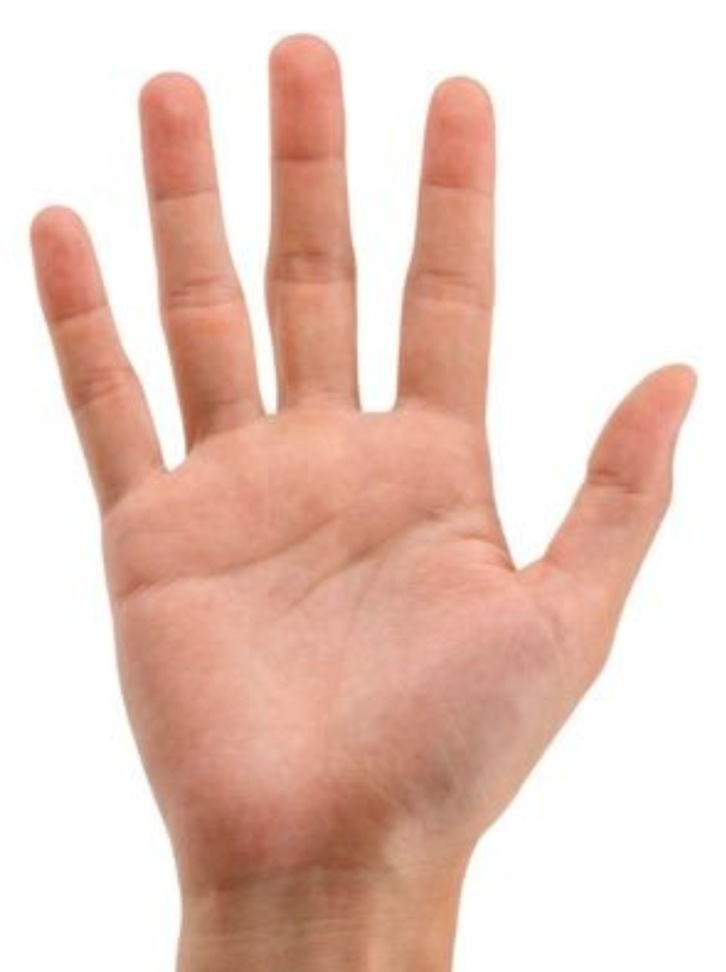
#> input picture palm2.jpg, 726 x 972 px, shrunk from 846 x 1132 before the run
$ jupyter execute tutorial1_stationary_fingertip_tracking.ipynb   (shell and % lines are left out)   (Python 2 division)   (older library calls are emulated)
#> lines starting #> are read from the running program, lines starting #| are printed output that depends on the picture; after the words box and inside, x2 and y2 are one past the last pixel; in counts of white or black regions, pixels touching at a corner belong together
#> further down, img is the input picture: shape (972, 726, 3); mean B, G, R 193.7, 204.4, 233.5
### helpers.py
import numpy as np
import matplotlib.pyplot as plt
import cv2

# helper functions

# convienient way to display inline images
def imshow(img, title = ''):
    # hide the x and y axis for images
    plt.axis('off')
    # RGB images are actually BGR in OpenCV, so convert before displaying
    if len(img.shape) == 3:
        plt.imshow(cv2.cvtColor(img, cv2.COLOR_BGR2RGB))
    # otherwise, assume it's grayscale and just display it
    else:
        plt.imshow(img)
    # add a title if specified
    plt.title(title)
    plt.show()


# [2 lines that do not run on import are left out]

### tutorial1_stationary_fingertip_tracking.ipynb
#### Prepared by: Yerbol Aussat
#### CS-889. University of Waterloo

# K-Curvature Finger Tracking

[cell 1]
# Import necessary libraries and helper functions
import numpy as np
import matplotlib.pyplot as plt
import cv2
import random
from helpers import imshow

[cell 2]
# Method that generates mask that segments out skin regions
def segment_skin_hsv(img):
    # Convert image to HSV
    hsv = cv2.cvtColor(img,cv2.COLOR_BGR2HSV)
#> hsv: shape (972, 726, 3); mean H, S, V 10.2, 49, 233.6

    # define range of hsv (for skin color)
    min_HSV = np.array([0, 58, 30], dtype = "uint8")
    max_HSV = np.array([33, 255, 255], dtype = "uint8")

    # create a mask and clean it up
    mask = cv2.inRange(hsv, min_HSV, max_HSV)
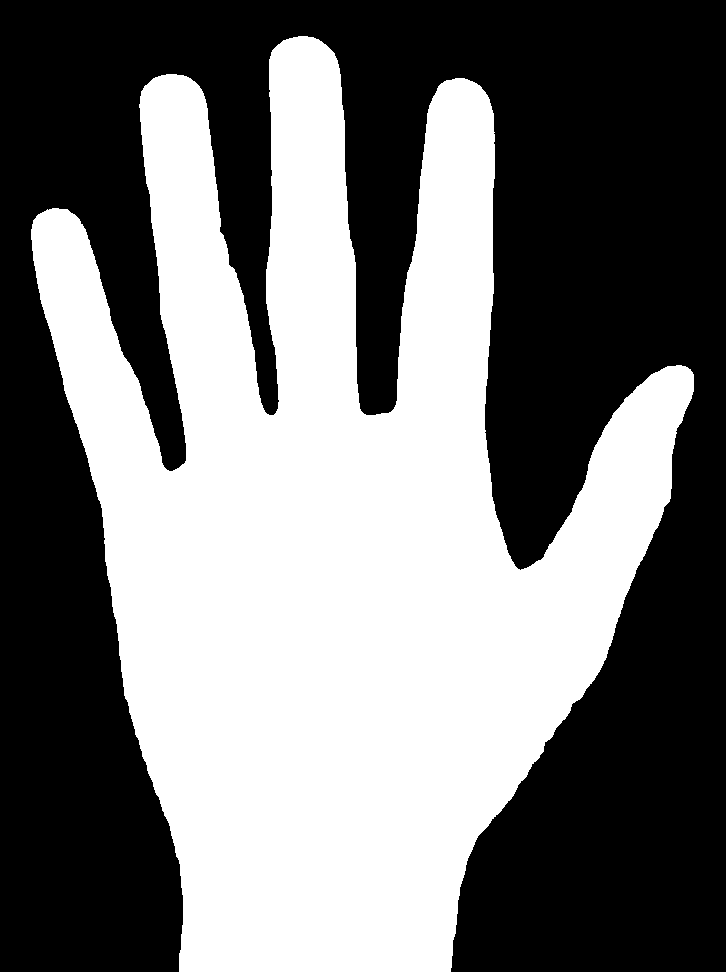
#> mask: shape (972, 726); 46.2% white; 1 white region, box (x1, y1, x2, y2) and area: (31, 36, 694, 972) 326289
    mask = cv2.morphologyEx(mask, cv2.MORPH_CLOSE, None, iterations = 5)
#> mask: shape (972, 726); 46.3% white; 1 white region, box (x1, y1, x2, y2) and area: (31, 36, 694, 972) 326378
    mask = cv2.morphologyEx(mask, cv2.MORPH_OPEN, None, iterations = 5)
#> mask: shape (972, 726); 46.2% white; 1 white region, box (x1, y1, x2, y2) and area: (31, 37, 694, 972) 326341
    mask = cv2.medianBlur(mask, 5)
#> mask: shape (972, 726); 46.2% white; 1 white region

    return mask

[cell 3]
def getHandContours(mask):
    # Get the contour of the hand and draw it on the original image
    im2, contours, hierarchy = cv2.findContours(mask, cv2.RETR_EXTERNAL, cv2.CHAIN_APPROX_NONE)
#> contours = 1 contour; box (x1, y1, x2, y2) and area: (31, 37, 694, 972) 324042

    # Calculate areas
    areas = [cv2.contourArea(cont) for cont in contours]
#> areas = [324042]

    # Only keep the largest contour
    if len(contours) == 0:
        return
    cnt = contours[np.argmax(areas)]
#> cnt = contour of 4618 points, box (x1, y1, x2, y2) (31, 37, 694, 972), area 324042
    return cnt

## Note: CHAIN_APPROX_SIMPLE parameter of findContours method doesn't return uniformly spaced points. Use CHAIN_APPROX_NONE instead.

[cell 4]
# Import the original image
img = cv2.imread('palm2.jpg')

mask = segment_skin_hsv(img) # Mask that segments skin regions
cnt = getHandContours(mask) # Hand Contour

# Draw contour
for index in range(len(cnt)):
    cv2.circle(img, tuple(cnt[index][0]), 1, (0, 0, 0), 15)
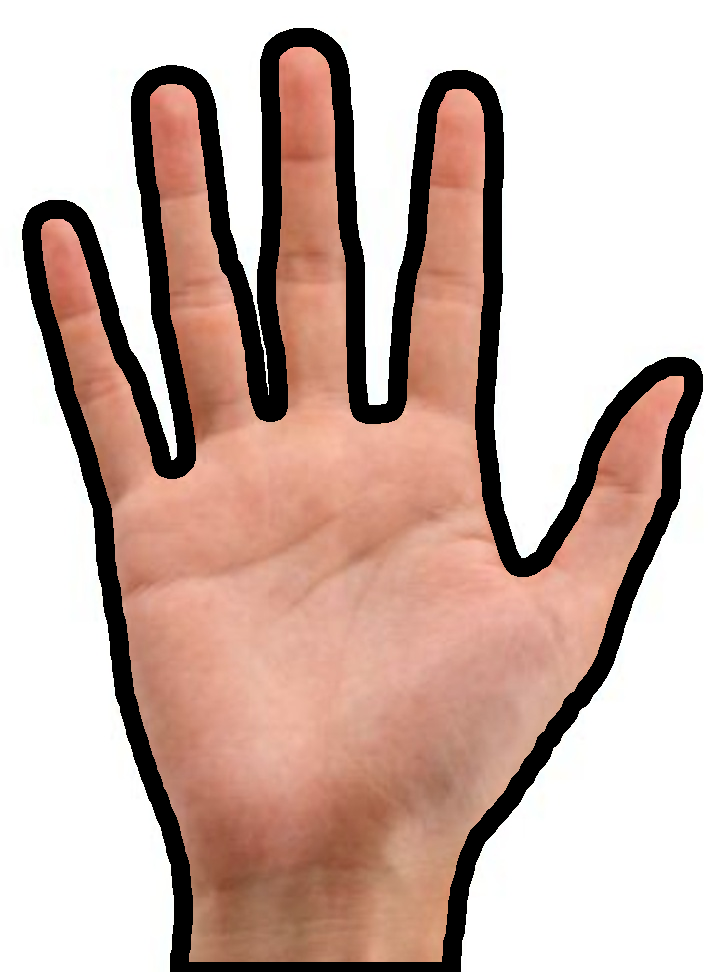
#> img: shape (972, 726, 3); 12.47% of pixels changed, all inside (x1, y1, x2, y2) = (22, 28, 703, 972)

imshow(img)

[cell 5]
# Import the original image to n points
def getDownsampledContour(img, n):
#> called with n = 150
    mask = segment_skin_hsv(img) # Mask that segments skin regions
    cnt = getHandContours(mask) # Hand Contour
    interval = len(cnt)/n
#> interval = 30
    cnt = cnt[0:len(cnt):interval]
    return cnt

[cell 6]
img = cv2.imread('palm2.jpg')
cnt = getDownsampledContour(img, 150)
# Draw contour
for index in range(len(cnt)):
    cv2.circle(img, tuple(cnt[index][0]), 1, (0, 0, 0), 15)
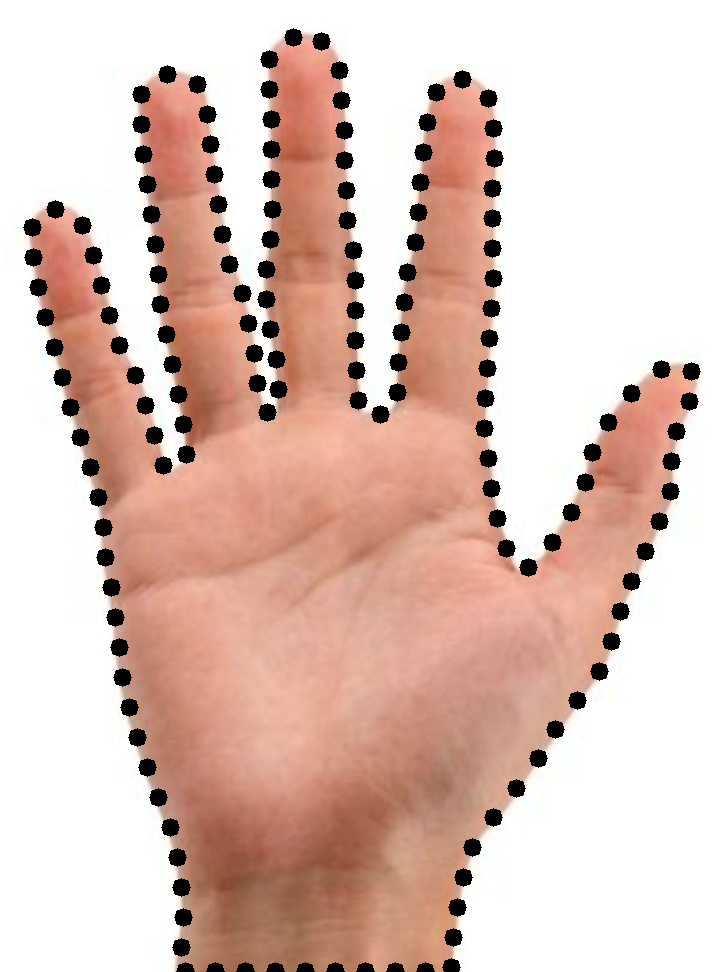
#> img: shape (972, 726, 3); 5.36% of pixels changed, all inside (x1, y1, x2, y2) = (23, 28, 701, 972)
imshow(img)

##### Now we can ready to apply k-Curvature algorithm
   ###  Take k = 3 and threshold angle = 65

[cell 7]
k = 3
thresh_angle = 65

[cell 8]
# Helper function to find angle between two vectors
def get_angle(v1, v2):
    v1 = v1 / np.linalg.norm(v1) # unit vector v1
    v2 = v2 / np.linalg.norm(v2) # unit vector v2
    cos_theta = np.dot(v1, v2)
    return np.arccos(cos_theta)*(180/np.pi)

# Helper function to find distance between two vectors
def dist(v1, v2):
    return np.linalg.norm(np.array(v1)-v2)

[cell 9]
img = cv2.imread('palm2.jpg')
cnt = getDownsampledContour(img, 150)

for j in range(len(cnt)):

    # determine points corresponding to indices j-k, j and j+k
    pointJ = cnt[j][0]
    minusK = cnt[(j-k)%len(cnt)][0]
    plusK = cnt[(j+k)%len(cnt)][0]

    angle = get_angle(minusK - pointJ, plusK - pointJ)

    if angle <= thresh_angle:
        cv2.circle(img, tuple(pointJ), 1, (255, 0, 0), 20)
#> this loop made 154 passes
#> (pointJ, minusK, plusK, v1 in get_angle, v2 in get_angle, cos_theta in get_angle, angle) on passes 1 to 3: ([293, 37], [341, 100], [271, 119], [0.606, 0.795], [-0.259, 0.966], 0.611, 52.32), ([269, 59], [339, 70], [271, 149], [0.988, 0.155], [0.0222, 1], 0.177, 79.8), ([269, 89], [321, 41], [271, 179], [0.735, -0.678], [0.0222, 1], -0.662, 131.4)
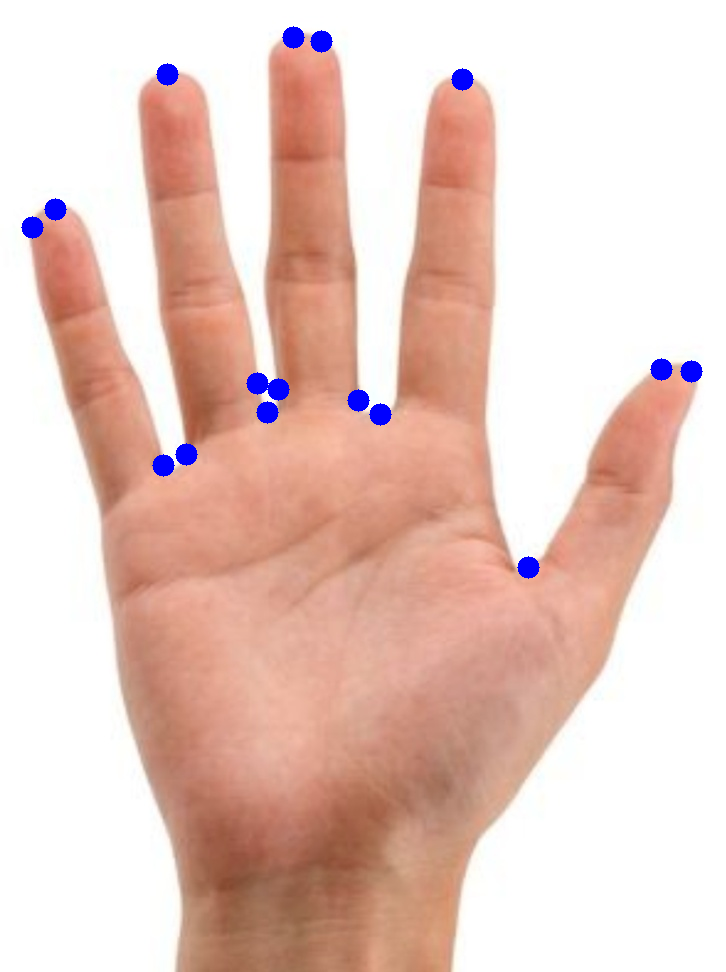
#> img: shape (972, 726, 3); 0.85% of pixels changed, all inside (x1, y1, x2, y2) = (21, 26, 703, 579)
imshow(img)

# Implement two tweaks:
### 1) To differentiate between the space between fingers and the fingertips find cross product
### 2) Out of neighboring points that satisfy the threshold take the one with the lowest angle (highest k-curvature)

[cell 10]
# # Helper function that updates an array of stored points, corresponding to
# # valleys or peaks)
# pointDict: {index -> k_curv}

def update(pointDict, j, kCurv):

    for i in pointDict:

        # if index j is close to one of the stored indices
        if abs(i-j) <= 3 or abs(i-j) >= len(cnt) - 3:

            # if k-curvature of point j is smaller, replace i by it
            if kCurv < pointDict[i]:
                pointDict[j] = kCurv
                del pointDict[i]
            return pointDict
    pointDict[j] = kCurv
    return pointDict

[cell 11]
img = cv2.imread('palm2.jpg')
cnt = getDownsampledContour(img, 150)

peaks = {} # Dictionary that stores points corresponding to fingertips
valleys = {} # Dictionary that stores points corresponding to spaces

for j in range(len(cnt)):

    # determine points corresponding to indices j-k, j and j+k
    jCoord = cnt[j][0]
    minusK = cnt[(j-k)%len(cnt)][0]
    plusK = cnt[(j+k)%len(cnt)][0]

    kCurv = get_angle(minusK - jCoord, plusK - jCoord)

    if kCurv <= thresh_angle:

        orientation = np.cross(minusK - jCoord, plusK - jCoord)

        if orientation >= 0:
            peaks = update(peaks, j, kCurv)
        else:
            valleys = update(valleys, j, kCurv)
#> this loop made 154 passes
#> (jCoord, minusK, plusK, v1 in get_angle, v2 in get_angle, cos_theta in get_angle, kCurv, orientation) on passes 13 to 15: ([278, 389], [266, 299], [254, 353], [-0.132, -0.991], [-0.555, -0.832], 0.898, 26.1, -1728), ([267, 412], [270, 329], [248, 323], [0.0361, -0.999], [-0.209, -0.978], 0.97, 14.12, -1844), ([257, 383], [276, 359], [242, 293], [0.621, -0.784], [-0.164, -0.986], 0.671, 47.83, -2070)
#> (jCoord, minusK, plusK, v1 in get_angle, v2 in get_angle, cos_theta in get_angle, kCurv, orientation) on passes 1, 26: ([293, 37], [341, 100], [271, 119], [0.606, 0.795], [-0.259, 0.966], 0.611, 52.32, 5322), ([167, 74], [210, 144], [143, 154], [0.523, 0.852], [-0.287, 0.958], 0.666, 48.26, 5120)

[cell 12]
# Draw valleys as red circles
for j in valleys:
    jCoord = cnt[j][0]
    cv2.circle(img, tuple(jCoord), 1, (0, 0, 255), 30)
#> this loop made 4 passes
#> j on passes 1 to 4: 13, 39, 111, 140
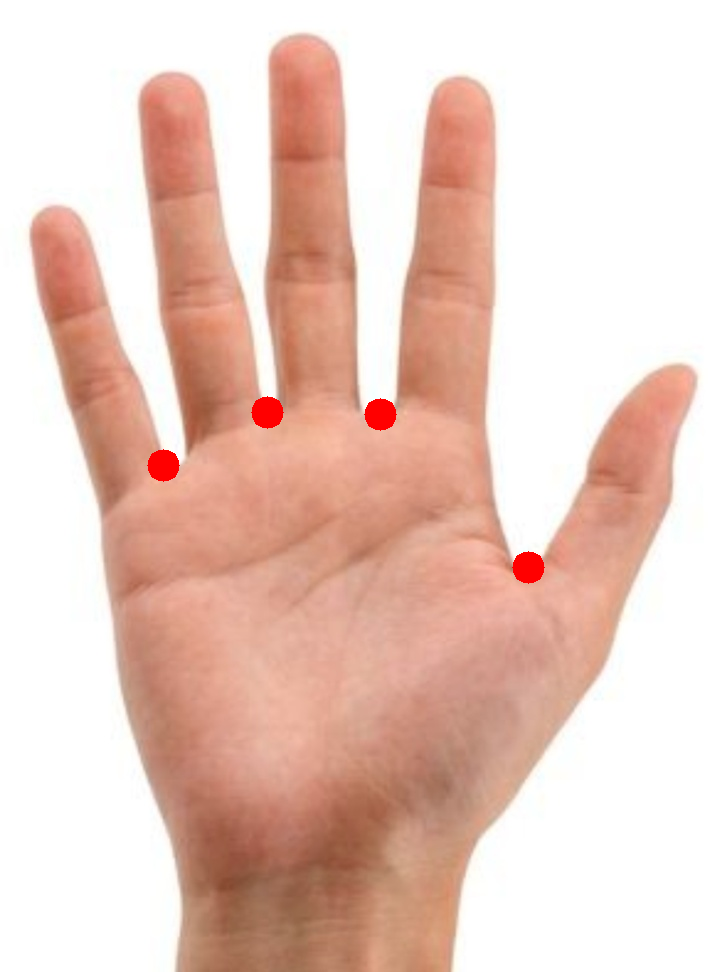
#> img: shape (972, 726, 3); 0.46% of pixels changed, all inside (x1, y1, x2, y2) = (147, 396, 545, 584)

# Draw peaks as blue circles
for j in peaks:
    jCoord = cnt[j][0]
    cv2.circle(img, tuple(jCoord), 1, (255, 0, 0), 30)
#> this loop made 5 passes
#> j on passes 2 to 5: 25, 48, 103, 128
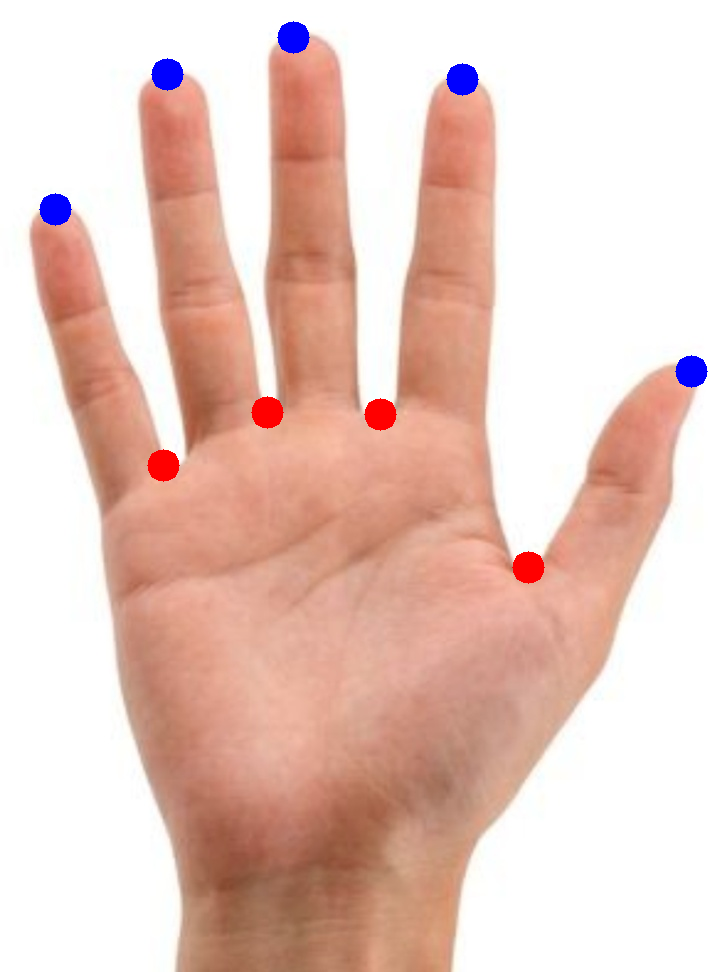
#> img: shape (972, 726, 3); 0.57% of pixels changed, all inside (x1, y1, x2, y2) = (39, 21, 708, 388)
imshow(img)

$ run again, with myframe.png saved as palm2.jpg
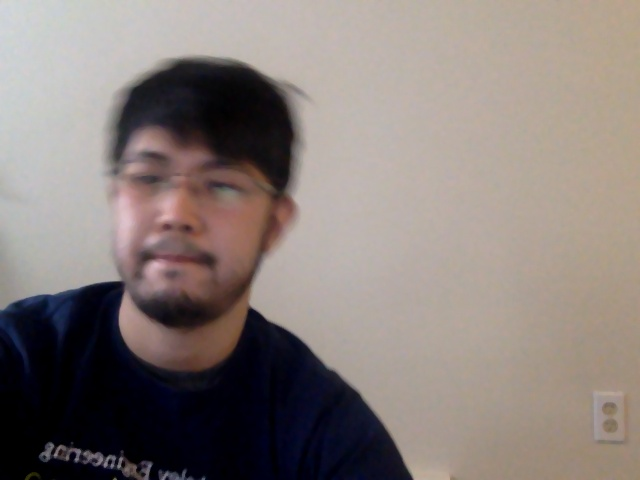
#> input picture myframe.png, 640 x 480 px
#> img is the input picture: shape (480, 640, 3); mean B, G, R 121.9, 126, 136.2
#> hsv: shape (480, 640, 3); mean H, S, V 44.7, 66, 138.9
#> in segment_skin_hsv, `mask = cv2.medianBlur(mask, 5)`:
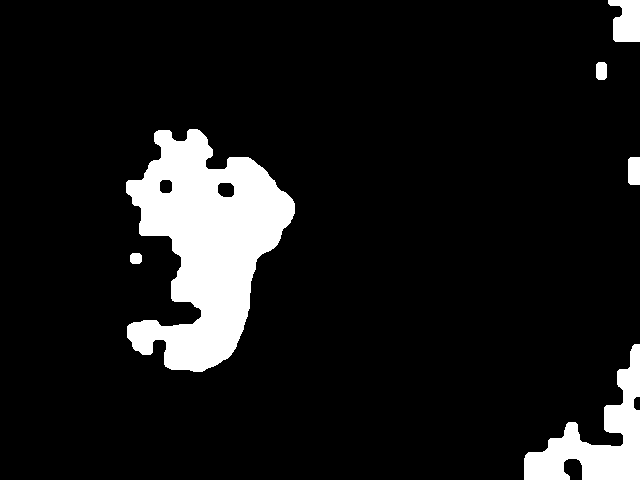
#> mask: shape (480, 640); 9.9% white; 6 white regions
#> contours = 6 contours; box (x1, y1, x2, y2) and area: (126, 129, 295, 372) 22553, (524, 344, 640, 480) 5830, (608, 0, 640, 42) 986, (628, 157, 640, 185) 293, (596, 62, 607, 80) 162, (130, 253, 142, 264) 102
#> areas = [5829.5, 102, 293, 22553, 162, 986]
#> in getHandContours, `cnt = contours[np.argmax(areas)]`: cnt = contour of 846 points, box (x1, y1, x2, y2) (126, 129, 295, 372), area 22553
#> interval = 5
#> the loop `for j in range(len(cnt)):` made 170 passes
#> (pointJ, minusK, plusK, v1 in get_angle, v2 in get_angle, cos_theta in get_angle, angle) on passes 1 to 3: ([189, 129], [200, 131], [181, 141], [0.984, 0.179], [-0.555, 0.832], -0.397, 113.4), ([187, 134], [195, 129], [176, 141], [0.848, -0.53], [-0.844, 0.537], -1, 179.5), ([186, 139], [190, 129], [171, 137], [0.371, -0.928], [-0.991, -0.132], -0.245, 104.2)
#> the loop `for j in range(len(cnt)):` made 170 passes
#> the loop `for j in valleys:` made 1 pass
#> j on pass 1: 88
#> after the loop `for j in valleys:`:
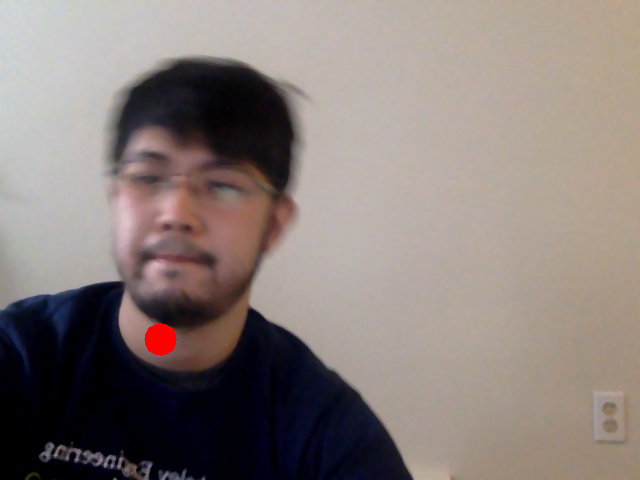
#> img: shape (480, 640, 3); 0.26% of pixels changed, all inside (x1, y1, x2, y2) = (144, 323, 177, 356)
